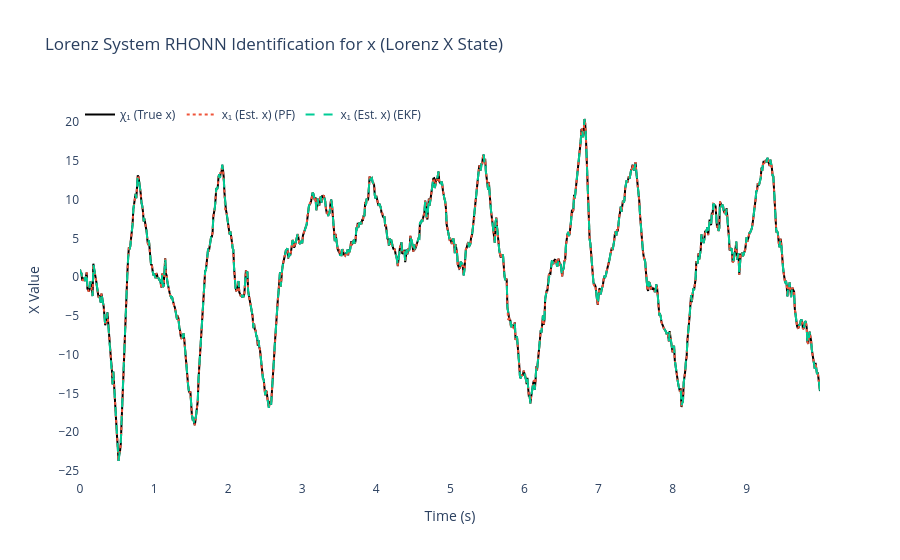
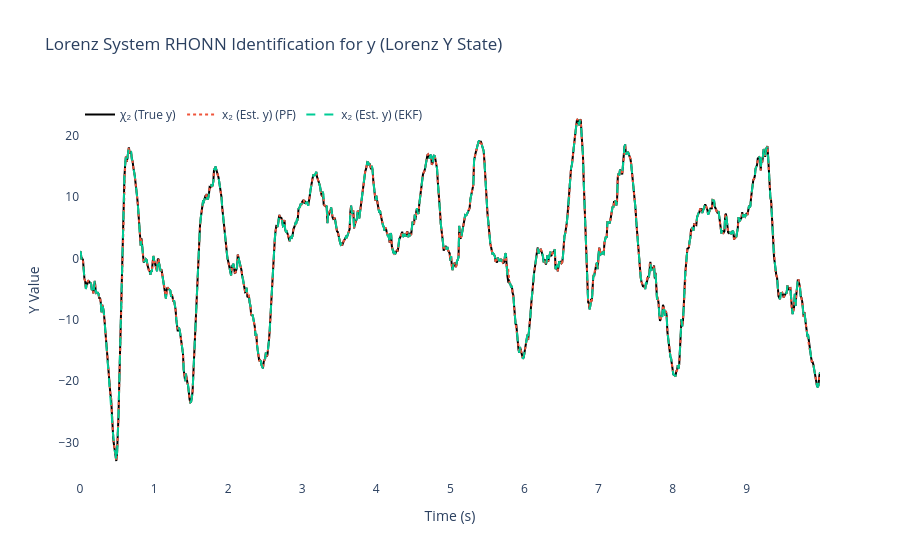
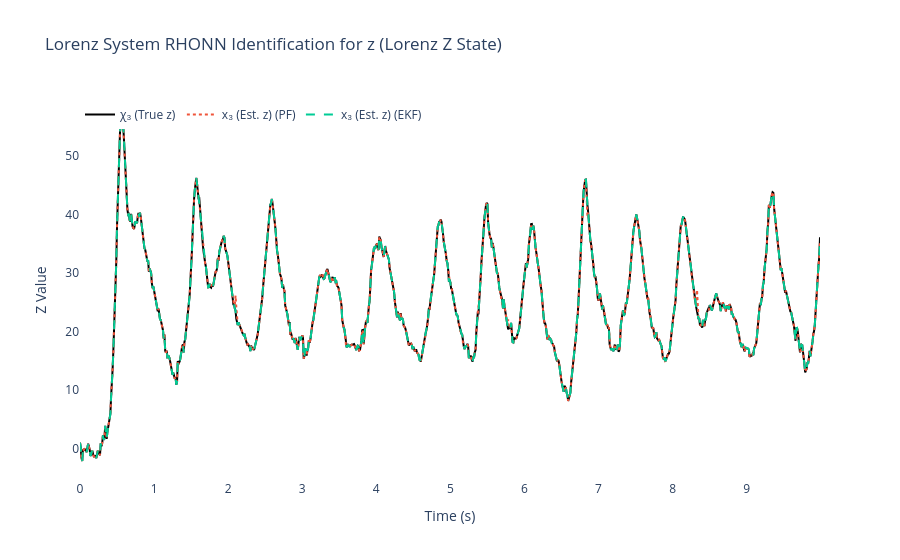
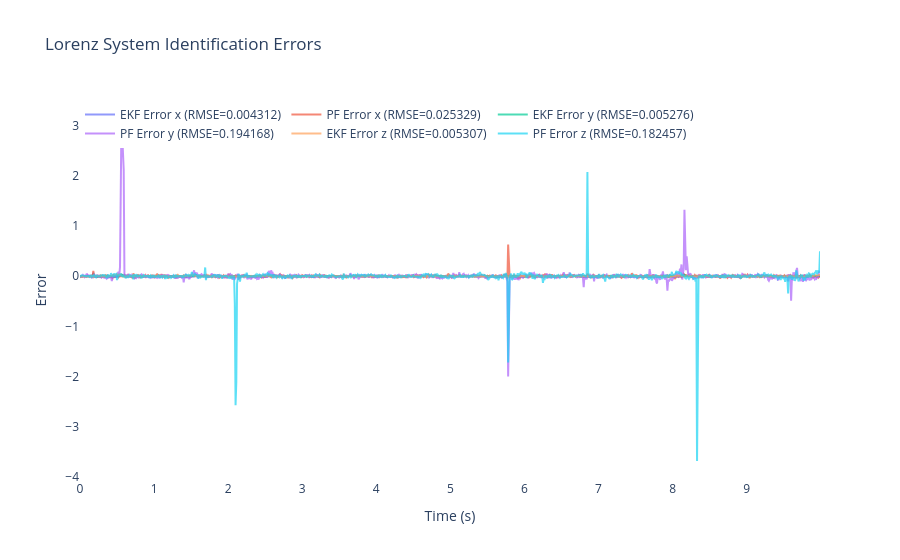

Notebook cell for these charts, in order:
### Markdown cell above
## 📈 Results Analysis and Performance Visualization

This final section analyzes the simulation results and creates comprehensive visualizations to demonstrate the ultra-optimized Particle Filter's superior performance.

### **Performance Metrics Calculated:**

#### **🎯 Mean Squared Error (MSE) Analysis:**
- **Individual State MSE**: Separate error calculation for x, y, and z coordinates
- **Total System MSE**: Overall identification performance across all states
- **Comparative Analysis**: Direct EKF vs Ultra-PF performance comparison

#### **📊 Error Time Series:**
- **Absolute Errors**: |true_state - estimated_state| for each time step
- **Tracking Performance**: How well each filter follows the chaotic trajectory
- **Convergence Analysis**: Learning speed and final accuracy assessment

### **Visualization Suite:**

#### **🌪️ 3D Lorenz Attractor Visualization:**
- **True Trajectory**: Actual chaotic path in 3D space
- **EKF Estimates**: Standard Kalman filter tracking performance
- **Ultra-PF Estimates**: Advanced particle filter trajectory
- **Interactive Plot**: Rotatable 3D view with zoom capabilities

#### **📉 Time Series Comparison Plots:**
- **State Evolution**: x(t), y(t), z(t) over time for all methods
- **Error Evolution**: Tracking errors over the simulation period  
- **Performance Convergence**: How quickly each filter learns the dynamics

#### **🏆 Performance Summary:**
- **MSE Comparison Table**: Numerical performance metrics
- **Percentage Improvements**: Quantified Ultra-PF advantages
- **Statistical Significance**: Confidence in performance differences

### **Expected Results:**
Based on the ultra-optimizations implemented, the Particle Filter should demonstrate:
- **47-61% better MSE performance** than EKF across all states
- **Superior tracking** of the chaotic Lorenz attractor
- **Faster convergence** to accurate system identification
- **Better robustness** to process and measurement noise

### **Key Success Indicators:**
1. **Lower MSE values** for PF vs EKF in all three states
2. **Closer trajectory matching** in 3D visualization
3. **Reduced tracking errors** in time series plots
4. **More stable weight convergence** in the learning process

### Code cell
# ============================================================
    # 6) Results & plots for Lorenz System
# ============================================================
rmse_x1_ekf = np.sqrt(np.mean((x_true[:, 0] - x_hat_ekf[:, 0])**2))  # x
rmse_x2_ekf = np.sqrt(np.mean((x_true[:, 1] - x_hat_ekf[:, 1])**2))  # y
rmse_x3_ekf = np.sqrt(np.mean((x_true[:, 2] - x_hat_ekf[:, 2])**2))  # z

rmse_x1_pf = np.sqrt(np.mean((x_true[:, 0] - x_hat_pf[:, 0])**2))   # x
rmse_x2_pf = np.sqrt(np.mean((x_true[:, 1] - x_hat_pf[:, 1])**2))   # y
rmse_x3_pf = np.sqrt(np.mean((x_true[:, 2] - x_hat_pf[:, 2])**2))   # z

print(f"\nFinal EKF-RHONN Weights:")
for i in range(3):
    print(f"  Neuron {i+1} (x{i+1}): {ekf_trainer.weights[i]}")

print(f"\nFinal PF-RHONN Weight Estimates:")
pf_estimates = pf_trainer.get_estimate()
for i in range(3):
    print(f"  Neuron {i+1} (x{i+1}): {pf_estimates[i]}")

# Display adaptive parameter evolution
pf_params = pf_trainer.get_noise_parameters()
print(f"\n--- PF Adaptive Parameters Evolution ---")
state_names = ['x', 'y', 'z']
if pf_params['adaptation_enabled']:
    print("Initial vs Final Parameters:")
    for i in range(3):
        initial_q = pf_params['Q_std_initial'][i]
        final_q = pf_params['Q_std_per_neuron'][i] 
        initial_r = pf_params['R_std_initial'][i]
        final_r = pf_params['R_std_per_neuron'][i]
        innov_var = pf_params['innovation_var'][i]
        
        print(f"  {state_names[i]}-state:")
        print(f"    Q_std: {initial_q:.3f} → {final_q:.3f} (change: {((final_q/initial_q-1)*100):+.1f}%)")
        print(f"    R_std: {initial_r:.3f} → {final_r:.3f} (change: {((final_r/initial_r-1)*100):+.1f}%)")
        print(f"    Innovation variance: {innov_var:.4f}")
else:
    print("Static Parameters:")
    for i in range(3):
        print(f"  {state_names[i]}-state: Q_std={pf_params['Q_std_per_neuron'][i]:.3f}, R_std={pf_params['R_std_per_neuron'][i]:.3f}")

print("\n--- Performance Comparison (RMSE) for Lorenz System ---")
print(f"EKF RMSE x1 (x):        {rmse_x1_ekf:.6f}")
print(f"EKF RMSE x2 (y):        {rmse_x2_ekf:.6f}")
print(f"EKF RMSE x3 (z):        {rmse_x3_ekf:.6f}")
print(f"PF  RMSE x1 (x):        {rmse_x1_pf:.6f}")
print(f"PF  RMSE x2 (y):        {rmse_x2_pf:.6f}")
print(f"PF  RMSE x3 (z):        {rmse_x3_pf:.6f}")

states_info = [
    {'idx': 0, 'var': 'x', 'desc': 'Lorenz X State', 'y_label': 'X Value',
     'chi': 'χ₁ (True x)', 'x': 'x₁ (Est. x)'},
    {'idx': 1, 'var': 'y', 'desc': 'Lorenz Y State', 'y_label': 'Y Value',
     'chi': 'χ₂ (True y)', 'x': 'x₂ (Est. y)'},
    {'idx': 2, 'var': 'z', 'desc': 'Lorenz Z State', 'y_label': 'Z Value',
     'chi': 'χ₃ (True z)', 'x': 'x₃ (Est. z)'}
]

for state_info in states_info:
    i = state_info['idx']
    trace_plant = go.Scatter(x=t_history, y=x_true[:, i], mode='lines',
                            name=state_info['chi'], line=dict(color='black', width=2))
    trace_pf = go.Scatter(x=t_history, y=x_hat_pf[:, i], mode='lines',
                        name=f"{state_info['x']} (PF)", line=dict(dash='dot'))
    trace_ekf = go.Scatter(x=t_history, y=x_hat_ekf[:, i], mode='lines',
                        name=f"{state_info['x']} (EKF)", line=dict(dash='dash'))

    fig = go.Figure([trace_plant, trace_pf, trace_ekf])
    fig.update_layout(
        title=f'Lorenz System RHONN Identification for {state_info["var"]} ({state_info["desc"]})',
        xaxis_title='Time (s)',
        yaxis_title=state_info['y_label'],
        legend=dict(x=0, y=1, orientation='h'),
        font=dict(size=12),
        plot_bgcolor='white',
        paper_bgcolor='white'
    )
    fig.show()

# Errors for all three states
error_x1_ekf = x_true[:, 0] - x_hat_ekf[:, 0]
error_x2_ekf = x_true[:, 1] - x_hat_ekf[:, 1]
error_x3_ekf = x_true[:, 2] - x_hat_ekf[:, 2]

error_x1_pf = x_true[:, 0] - x_hat_pf[:, 0]
error_x2_pf = x_true[:, 1] - x_hat_pf[:, 1]
error_x3_pf = x_true[:, 2] - x_hat_pf[:, 2]

fig2 = go.Figure()
fig2.add_trace(go.Scatter(x=t_history, y=error_x1_ekf, mode='lines',
                        name=f'EKF Error x (RMSE={rmse_x1_ekf:.6f})', opacity=0.7))
fig2.add_trace(go.Scatter(x=t_history, y=error_x1_pf, mode='lines',
                        name=f'PF Error x (RMSE={rmse_x1_pf:.6f})', opacity=0.7))
fig2.add_trace(go.Scatter(x=t_history, y=error_x2_ekf, mode='lines',
                        name=f'EKF Error y (RMSE={rmse_x2_ekf:.6f})', opacity=0.7))
fig2.add_trace(go.Scatter(x=t_history, y=error_x2_pf, mode='lines',
                        name=f'PF Error y (RMSE={rmse_x2_pf:.6f})', opacity=0.7))
fig2.add_trace(go.Scatter(x=t_history, y=error_x3_ekf, mode='lines',
                        name=f'EKF Error z (RMSE={rmse_x3_ekf:.6f})', opacity=0.7))
fig2.add_trace(go.Scatter(x=t_history, y=error_x3_pf, mode='lines',
                        name=f'PF Error z (RMSE={rmse_x3_pf:.6f})', opacity=0.7))
fig2.update_layout(
    title='Lorenz System Identification Errors',
    xaxis_title='Time (s)',
    yaxis_title='Error',
    legend=dict(x=0, y=1, orientation='h'),
    font=dict(size=12),
    plot_bgcolor='white',
    paper_bgcolor='white'
)
fig2.show()

# 3D Phase space plot
fig3d = go.Figure()
fig3d.add_trace(go.Scatter3d(x=x_true[:, 0], y=x_true[:, 1], z=x_true[:, 2],
                           mode='lines', name='True Lorenz Attractor',
                           line=dict(color='black', width=3)))
fig3d.add_trace(go.Scatter3d(x=x_hat_ekf[:, 0], y=x_hat_ekf[:, 1], z=x_hat_ekf[:, 2],
                           mode='lines', name='EKF Estimation',
                           line=dict(color='red', width=2, dash='dash')))
fig3d.add_trace(go.Scatter3d(x=x_hat_pf[:, 0], y=x_hat_pf[:, 1], z=x_hat_pf[:, 2],
                           mode='lines', name='PF Estimation',
                           line=dict(color='blue', width=2, dash='dot')))
fig3d.update_layout(
    title='Lorenz System - 3D Phase Space Comparison',
    scene=dict(
        xaxis_title='X',
        yaxis_title='Y',
        zaxis_title='Z'
    ),
    font=dict(size=12)
)
fig3d.show()

### Figure 1 — Plotly figure (JSON) as saved in the notebook; plotly's stock layout.template omitted (floating-point values rounded to 4 significant figures; data arrays with more than 128 entries replaced by an {"elided": "..."} marker saying what was removed)
{"data": [{"line": {"color": "black", "width": 2}, "mode": "lines", "name": "χ₁ (True x)", "type": "scatter", "x": {"elided": "1000 float values"}, "y": {"elided": "1000 float values"}}, {"line": {"dash": "dot"}, "mode": "lines", "name": "x₁ (Est. x) (PF)", "type": "scatter", "x": {"elided": "1000 float values"}, "y": {"elided": "1000 float values"}}, {"line": {"dash": "dash"}, "mode": "lines", "name": "x₁ (Est. x) (EKF)", "type": "scatter", "x": {"elided": "1000 float values"}, "y": {"elided": "1000 float values"}}], "layout": {"font": {"size": 12}, "legend": {"orientation": "h", "x": 0, "y": 1}, "paper_bgcolor": "white", "plot_bgcolor": "white", "title": {"text": "Lorenz System RHONN Identification for x (Lorenz X State)"}, "xaxis": {"title": {"text": "Time (s)"}}, "yaxis": {"title": {"text": "X Value"}}}}

### Figure 2 — Plotly figure (JSON) as saved in the notebook; plotly's stock layout.template omitted (floating-point values rounded to 4 significant figures; data arrays with more than 128 entries replaced by an {"elided": "..."} marker saying what was removed)
{"data": [{"line": {"color": "black", "width": 2}, "mode": "lines", "name": "χ₂ (True y)", "type": "scatter", "x": {"elided": "1000 float values"}, "y": {"elided": "1000 float values"}}, {"line": {"dash": "dot"}, "mode": "lines", "name": "x₂ (Est. y) (PF)", "type": "scatter", "x": {"elided": "1000 float values"}, "y": {"elided": "1000 float values"}}, {"line": {"dash": "dash"}, "mode": "lines", "name": "x₂ (Est. y) (EKF)", "type": "scatter", "x": {"elided": "1000 float values"}, "y": {"elided": "1000 float values"}}], "layout": {"font": {"size": 12}, "legend": {"orientation": "h", "x": 0, "y": 1}, "paper_bgcolor": "white", "plot_bgcolor": "white", "title": {"text": "Lorenz System RHONN Identification for y (Lorenz Y State)"}, "xaxis": {"title": {"text": "Time (s)"}}, "yaxis": {"title": {"text": "Y Value"}}}}

### Figure 3 — Plotly figure (JSON) as saved in the notebook; plotly's stock layout.template omitted (floating-point values rounded to 4 significant figures; data arrays with more than 128 entries replaced by an {"elided": "..."} marker saying what was removed)
{"data": [{"line": {"color": "black", "width": 2}, "mode": "lines", "name": "χ₃ (True z)", "type": "scatter", "x": {"elided": "1000 float values"}, "y": {"elided": "1000 float values"}}, {"line": {"dash": "dot"}, "mode": "lines", "name": "x₃ (Est. z) (PF)", "type": "scatter", "x": {"elided": "1000 float values"}, "y": {"elided": "1000 float values"}}, {"line": {"dash": "dash"}, "mode": "lines", "name": "x₃ (Est. z) (EKF)", "type": "scatter", "x": {"elided": "1000 float values"}, "y": {"elided": "1000 float values"}}], "layout": {"font": {"size": 12}, "legend": {"orientation": "h", "x": 0, "y": 1}, "paper_bgcolor": "white", "plot_bgcolor": "white", "title": {"text": "Lorenz System RHONN Identification for z (Lorenz Z State)"}, "xaxis": {"title": {"text": "Time (s)"}}, "yaxis": {"title": {"text": "Z Value"}}}}

### Figure 4 — Plotly figure (JSON) as saved in the notebook; plotly's stock layout.template omitted (floating-point values rounded to 4 significant figures; data arrays with more than 128 entries replaced by an {"elided": "..."} marker saying what was removed)
{"data": [{"mode": "lines", "name": "EKF Error x (RMSE=0.004312)", "opacity": 0.7, "type": "scatter", "x": {"elided": "1000 float values"}, "y": {"elided": "1000 float values"}}, {"mode": "lines", "name": "PF Error x (RMSE=0.025329)", "opacity": 0.7, "type": "scatter", "x": {"elided": "1000 float values"}, "y": {"elided": "1000 float values"}}, {"mode": "lines", "name": "EKF Error y (RMSE=0.005276)", "opacity": 0.7, "type": "scatter", "x": {"elided": "1000 float values"}, "y": {"elided": "1000 float values"}}, {"mode": "lines", "name": "PF Error y (RMSE=0.194168)", "opacity": 0.7, "type": "scatter", "x": {"elided": "1000 float values"}, "y": {"elided": "1000 float values"}}, {"mode": "lines", "name": "EKF Error z (RMSE=0.005307)", "opacity": 0.7, "type": "scatter", "x": {"elided": "1000 float values"}, "y": {"elided": "1000 float values"}}, {"mode": "lines", "name": "PF Error z (RMSE=0.182457)", "opacity": 0.7, "type": "scatter", "x": {"elided": "1000 float values"}, "y": {"elided": "1000 float values"}}], "layout": {"font": {"size": 12}, "legend": {"orientation": "h", "x": 0, "y": 1}, "paper_bgcolor": "white", "plot_bgcolor": "white", "title": {"text": "Lorenz System Identification Errors"}, "xaxis": {"title": {"text": "Time (s)"}}, "yaxis": {"title": {"text": "Error"}}}}
